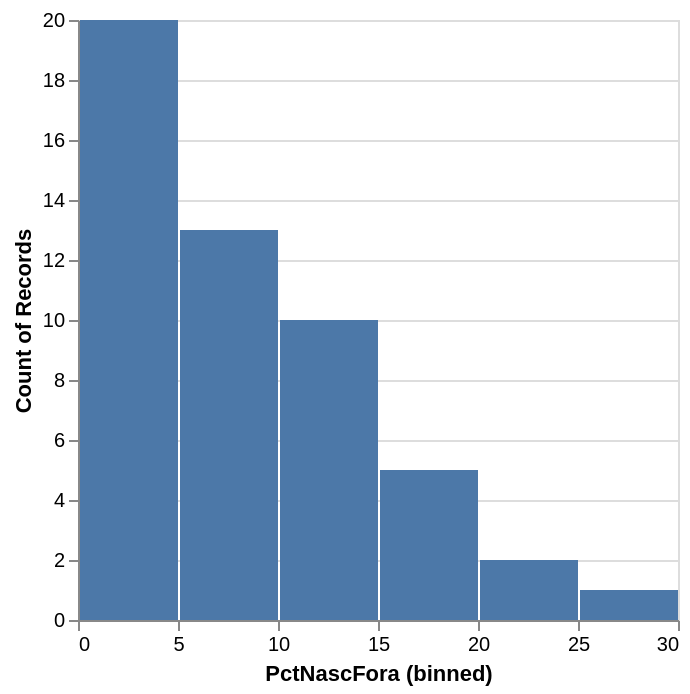

Notebook source saved alongside this figure:
### Markdown cell above
Faça um histograma usando classes de largura 5%.

### Code cell
alt.Chart(nascidos_fora).mark_bar().encode(
    alt.X("PctNascFora:Q", bin=True), #, scale=alt.Scale(domain=[1974,1999])),
    y='count()',
)

### Figure 1 — Vega-Lite specification as saved in the notebook (floating-point values rounded to 4 significant figures)
{"config": {"view": {"continuousWidth": 300, "continuousHeight": 300}}, "data": {"name": "data-5ddf080a4e7f9d5c600e48394c5c4f44"}, "mark": {"type": "bar"}, "encoding": {"x": {"bin": true, "field": "PctNascFora", "type": "quantitative"}, "y": {"aggregate": "count", "type": "quantitative"}}, "$schema": "https://vega.github.io/schema/vega-lite/v5.20.1.json", "datasets": {"data-5ddf080a4e7f9d5c600e48394c5c4f44": [{"Estado": "Alabama", "PctNascFora": 2.8}, {"Estado": "Alaska", "PctNascFora": 7.0}, {"Estado": "Arizona", "PctNascFora": 15.1}, {"Estado": "Arkansas", "PctNascFora": 3.8}, {"Estado": "Califórnia", "PctNascFora": 27.2}, {"Estado": "Colorado", "PctNascFora": 10.3}, {"Estado": "Connecticut", "PctNascFora": 12.9}, {"Estado": "Delaware", "PctNascFora": 8.1}, {"Estado": "DistritoColumbia", "PctNascFora": 12.7}, {"Estado": "Flórida", "PctNascFora": 18.9}, {"Estado": "Geórgia", "PctNascFora": 9.2}, {"Estado": "Havaí", "PctNascFora": 16.3}, {"Estado": "Idaho", "PctNascFora": 5.6}, {"Estado": "Illinois", "PctNascFora": 13.8}, {"Estado": "Indiana", "PctNascFora": 4.2}, {"Estado": "Iowa", "PctNascFora": 3.8}, {"Estado": "Kansas", "PctNascFora": 6.3}, {"Estado": "Kentucky", "PctNascFora": 2.7}, {"Estado": "Louisiana", "PctNascFora": 2.9}, {"Estado": "Maine", "PctNascFora": 3.2}, {"Estado": "Maryland", "PctNascFora": 12.2}, {"Estado": "Massachusetts", "PctNascFora": 14.1}, {"Estado": "Michigan", "PctNascFora": 5.9}, {"Estado": "Minnesota", "PctNascFora": 6.6}, {"Estado": "Mississippi", "PctNascFora": 1.8}, {"Estado": "Missouri", "PctNascFora": 3.3}, {"Estado": "Montana", "PctNascFora": 1.9}, {"Estado": "Nebraska", "PctNascFora": 5.6}, {"Estado": "Nevada", "PctNascFora": 19.1}, {"Estado": "NewHampshire", "PctNascFora": 5.4}, {"Estado": "NovaJersey", "PctNascFora": 20.1}, {"Estado": "NovoMéxico", "PctNascFora": 10.1}, {"Estado": "NovaYork", "PctNascFora": 21.6}, {"Estado": "CarolinaNorte", "PctNascFora": 6.9}, {"Estado": "DakotaNorte", "PctNascFora": 2.1}, {"Estado": "Ohio", "PctNascFora": 3.6}, {"Estado": "Oklahoma", "PctNascFora": 4.9}, {"Estado": "Oregon", "PctNascFora": 9.7}, {"Estado": "Pensilvânia", "PctNascFora": 5.1}, {"Estado": "RhodeIsland", "PctNascFora": 12.6}, {"Estado": "CarolinaSul", "PctNascFora": 4.1}, {"Estado": "DakotadoSul", "PctNascFora": 2.2}, {"Estado": "Tennessee", "PctNascFora": 3.9}, {"Estado": "Texas", "PctNascFora": 15.9}, {"Estado": "Utah", "PctNascFora": 8.3}, {"Estado": "Vermont", "PctNascFora": 3.9}, {"Estado": "Virginia", "PctNascFora": 10.1}, {"Estado": "Washington", "PctNascFora": 12.4}, {"Estado": "VirginiaOcidental", "PctNascFora": 1.2}, {"Estado": "Wisconsin", "PctNascFora": 4.4}, {"Estado": "Wyoming", "PctNascFora": 2.7}]}}
